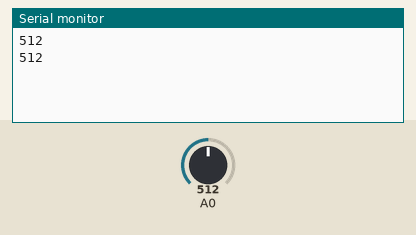
The sketch below on a simulated Arduino Uno, built with avr-gcc and run on an emulated ATmega328P. Shown: the last lines printed to the serial monitor. The test bench sets the inputs (shaded band); at power-on: A0 = 512.

Above: at 1.8 s.
1.9 s: A0 set to 716
At 2.6 s:
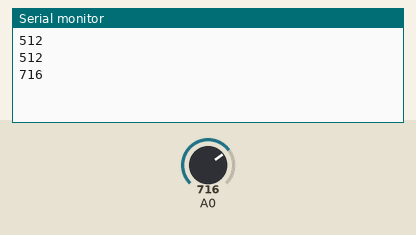
3.4 s: A0 set to 900
At 4.8 s:
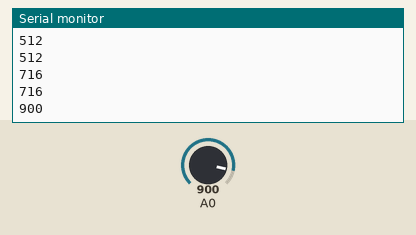
Timing chart, 0 to 6.4 s (numbered marks = the images above; inputs shaded):
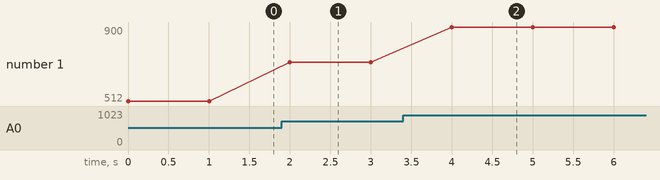

Measured:
- after the input at 1.9 s, the serial monitor: prints a new line after 0.10 s (image 1)
- after the input at 3.4 s, the serial monitor: prints a new line after 0.60 s (image 2)
- plotted number 1: 512 → 716 after the input at 1.9 s, 716 → 900 after the input at 3.4 s

The sketch:

Photoresistance.ino
```cpp
int buttonState = 0;
// the setup function runs once when you press reset or power the board
void setup() {
  // initialize digital pin LED_BUILTIN as an output.
  pinMode(0, OUTPUT);
  Serial.begin(115200);
}

// the loop function runs over and over again forever
void loop() {
  buttonState = analogRead(A0);
  Serial.println(buttonState);
  if (buttonState > 250) {
    digitalWrite(0, HIGH);
  } else  {
    digitalWrite(0, LOW);
  }
  delay(1000);
}
```
